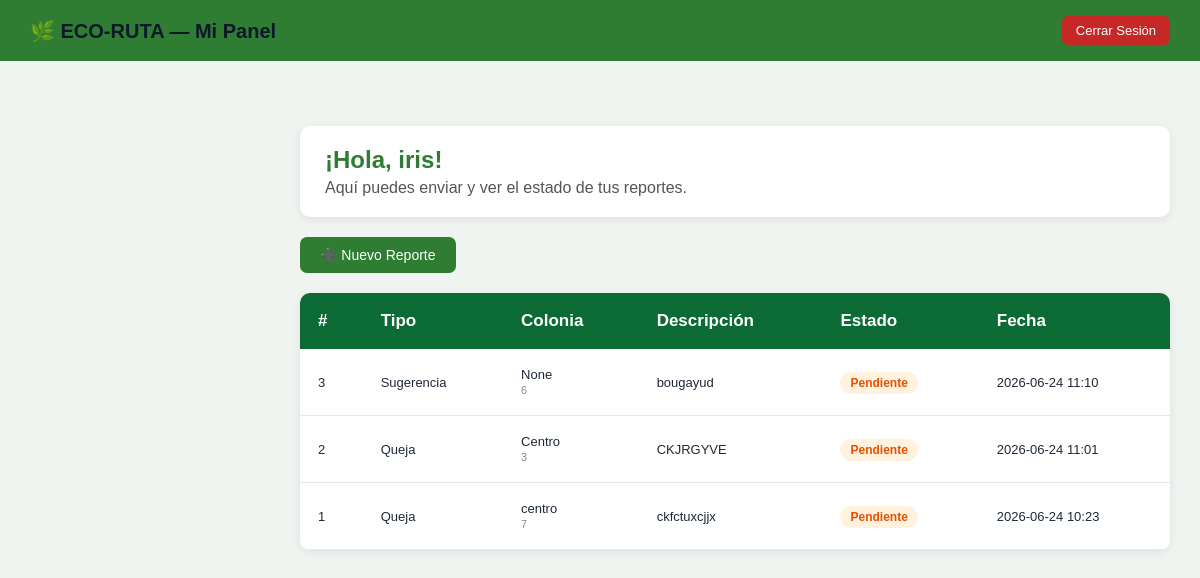
The page /ciudadano (signed in) on the database its author committed.
### tables this page shows
CREATE TABLE "reporte_ciudadano" (
    id_reporte  INTEGER PRIMARY KEY,
    nombre      TEXT,
    telefono    TEXT,
    colonia     TEXT,
    direccion   TEXT,
    tipo        TEXT,
    descripcion TEXT,
    evidencia   TEXT,
    estado      TEXT DEFAULT 'Pendiente',
    fecha       TEXT,
    id_usuario  INTEGER,
    id_colonia  INTEGER,
    FOREIGN KEY (id_usuario) REFERENCES usuario(id_usuario),
    FOREIGN KEY (id_colonia) REFERENCES colonia(id_colonia)
);

### app.py (the view)
@app.route('/ciudadano')
def panel_ciudadano():
    if session.get('rol') != 'ciudadano':
        return redirect('/')
    conexion = conectar()
    cursor = conexion.cursor()
    cursor.execute("""
        SELECT * FROM reporte_ciudadano
        WHERE id_usuario = ?
        ORDER BY fecha DESC
    """, (session['id_usuario'],))
    mis_reportes = cursor.fetchall()
    conexion.close()
    return render_template('panel_ciudadano.html', reportes=mis_reportes)

### app.py (called while the page is built)
def conectar():
    conexion = sqlite3.connect(DB_PATH)
    conexion.row_factory = sqlite3.Row
    return conexion

### templates/panel_ciudadano.html (shortened to what this page needs)
<!DOCTYPE html>
<html lang="es">
<head>
  <link rel="stylesheet" href="{{ url_for('static', filename='css/style.css') }}">
</head>
<body>
  <div class="header">
    <h1>🌿 ECO-RUTA — Mi Panel</h1>
    <a href="/cerrar_sesion">Cerrar Sesión</a>
  </div>
  <div class="contenido">
    <div class="bienvenida">
      <h2>¡Hola, {{ session['nombre'] }}!</h2>
      <p style="margin:0; color:#555;">Aquí puedes enviar y ver el estado de tus reportes.</p>
    </div>
    <a href="/ciudadano/nuevo_reporte" class="btn-nuevo">➕ Nuevo Reporte</a>
    <table>
      <tr>
        <th>#</th>
        <th>Tipo</th>
        <th>Colonia</th>
        <th>Descripción</th>
        <th>Estado</th>
        <th>Fecha</th>
      </tr>
      {% if reportes %}
        {% for r in reportes %}
        <tr>
          <td>{{ r.id_reporte }}</td>
          <td>{{ r.tipo }}</td>
          <td>{{ r.colonia }}<br><small style="color:#888">{{ r.direccion }}</small></td>
          <td>{{ r.descripcion }}</td>
          <td><span class="badge {{ r.estado }}">{{ r.estado }}</span></td>
          <td>{{ r.fecha }}</td>
        </tr>
        {% endfor %}
      {% else %}
        <tr>
          <td colspan="6" class="sin-datos">Aún no tienes reportes. ¡Envía el primero!</td>
        </tr>
      {% endif %}
    </table>
  </div>
</body>
</html>

### static/css/style.css (style rules this page uses)
* { margin:0; padding:0; box-sizing:border-box; font-family:'Segoe UI', sans-serif; }
body { background:#f3f6f4; color:#1f2937; }
.contenido { margin-left:270px; width:calc(100% - 270px); padding:40px; }
.header { display:flex; justify-content:space-between; align-items:center; margin-bottom:35px; }
.header h1 { font-size:50px; color:#0f172a; }
table { width:100%; border-collapse:collapse; overflow:hidden; border-radius:18px; }
table th { background:#0c6b35; color:white; padding:18px; text-align:left; font-size:17px; }
table td { padding:18px; border-bottom:1px solid #e5e7eb; background:white; }
* { margin:0; padding:0; box-sizing:border-box; font-family:Arial, Helvetica, sans-serif; }
body { background:#eef2f7; }
.contenido { flex:1; padding:35px; }
.header h1 { font-size:48px; color:#0f172a; }
table { width:100%; border-collapse:collapse; }
th { padding:18px; text-align:left; }
td { padding:18px; border-bottom:1px solid #e2e8f0; }

### templates/panel_ciudadano.html (style rules this page uses)
body { margin: 0; font-family: Arial, sans-serif; background: #f0f4f0; }
.header { background-color: #2e7d32; color: white; padding: 16px 30px; display: flex; justify-content: space-between; align-items: center; }
.header h1 { margin: 0; font-size: 20px; }
.header a { color: white; background: #c62828; padding: 7px 14px; border-radius: 6px; text-decoration: none; font-size: 13px; }
.contenido { padding: 30px; }
.bienvenida { background: white; padding: 20px 25px; border-radius: 10px; margin-bottom: 20px; box-shadow: 0 2px 8px rgba(0,0,0,0.08); }
.bienvenida h2 { color: #2e7d32; margin: 0 0 5px 0; }
.btn-nuevo { display: inline-block; background: #2e7d32; color: white; padding: 10px 20px; border-radius: 7px; text-decoration: none; font-size: 14px; margin-bottom: 20px; }
table { width: 100%; border-collapse: collapse; background: white; border-radius: 10px; overflow: hidden; box-shadow: 0 2px 8px rgba(0,0,0,0.08); }
th { background-color: #2e7d32; color: white; padding: 12px; text-align: left; font-size: 13px; }
td { padding: 11px 12px; font-size: 13px; border-bottom: 1px solid #eee; }
.badge { padding: 4px 10px; border-radius: 20px; font-size: 12px; font-weight: bold; }
.Pendiente { background: #fff3e0; color: #e65100; }

### rows shown on the page
reporte_ciudadano: id_reporte "3", tipo "Sugerencia", colonia "None", direccion "6", descripcion "bougayud", estado "Pendiente", fecha "2026-06-24 11:10"
reporte_ciudadano: id_reporte "2", tipo "Queja", colonia "Centro", direccion "3", descripcion "CKJRGYVE", estado "Pendiente", fecha "2026-06-24 11:01"
reporte_ciudadano: id_reporte "1", tipo "Queja", colonia "centro", direccion "7", descripcion "ckfctuxcjjx", estado "Pendiente", fecha "2026-06-24 10:23"

### other values the page prints
{{ session['nombre'] }} "iris"
